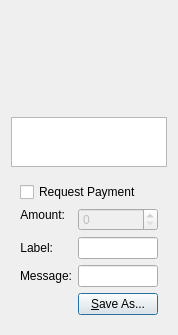
<?xml version="1.0" encoding="UTF-8"?>
<ui version="4.0">
 <class>QRCodeDialog</class>
 <widget class="QDialog" name="QRCodeDialog">
  <property name="geometry">
   <rect>
    <x>0</x>
    <y>0</y>
    <width>140</width>
    <height>130</height>
   </rect>
  </property>
  <property name="windowTitle">
   <string>QR Code Dialog</string>
  </property>
  <layout class="QVBoxLayout" name="verticalLayout_3">
   <item>
    <widget class="QLabel" name="lblQRCode">
     <property name="sizePolicy">
      <sizepolicy hsizetype="Expanding" vsizetype="Expanding">
       <horstretch>0</horstretch>
       <verstretch>0</verstretch>
      </sizepolicy>
     </property>
     <property name="minimumSize">
      <size>
       <width>100</width>
       <height>100</height>
      </size>
     </property>
     <property name="textFormat">
      <enum>Qt::PlainText</enum>
     </property>
     <property name="alignment">
      <set>Qt::AlignCenter</set>
     </property>
     <property name="wordWrap">
      <bool>true</bool>
     </property>
    </widget>
   </item>
   <item>
    <widget class="QPlainTextEdit" name="outUri">
     <property name="sizePolicy">
      <sizepolicy hsizetype="Expanding" vsizetype="Minimum">
       <horstretch>0</horstretch>
       <verstretch>0</verstretch>
      </sizepolicy>
     </property>
     <property name="minimumSize">
      <size>
       <width>0</width>
       <height>50</height>
      </size>
     </property>
     <property name="tabChangesFocus">
      <bool>true</bool>
     </property>
     <property name="textInteractionFlags">
      <set>Qt::TextSelectableByKeyboard|Qt::TextSelectableByMouse</set>
     </property>
    </widget>
   </item>
   <item>
    <widget class="QWidget" name="widget" native="true">
     <layout class="QVBoxLayout" name="verticalLayout_2">
      <item>
       <widget class="QCheckBox" name="chkReqPayment">
        <property name="enabled">
         <bool>true</bool>
        </property>
        <property name="text">
         <string>Request Payment</string>
        </property>
       </widget>
      </item>
      <item>
       <layout class="QFormLayout" name="formLayout">
        <property name="fieldGrowthPolicy">
         <enum>QFormLayout::AllNonFixedFieldsGrow</enum>
        </property>
        <item row="1" column="0">
         <widget class="QLabel" name="lblLabel">
          <property name="text">
           <string>Label:</string>
          </property>
          <property name="textFormat">
           <enum>Qt::PlainText</enum>
          </property>
          <property name="alignment">
           <set>Qt::AlignRight|Qt::AlignTrailing|Qt::AlignVCenter</set>
          </property>
          <property name="buddy">
           <cstring>lnLabel</cstring>
          </property>
         </widget>
        </item>
        <item row="1" column="1">
         <widget class="QLineEdit" name="lnLabel"/>
        </item>
        <item row="2" column="0">
         <widget class="QLabel" name="lblMessage">
          <property name="text">
           <string>Message:</string>
          </property>
          <property name="textFormat">
           <enum>Qt::PlainText</enum>
          </property>
          <property name="alignment">
           <set>Qt::AlignRight|Qt::AlignTrailing|Qt::AlignVCenter</set>
          </property>
          <property name="buddy">
           <cstring>lnMessage</cstring>
          </property>
         </widget>
        </item>
        <item row="2" column="1">
         <widget class="QLineEdit" name="lnMessage"/>
        </item>
        <item row="0" column="0">
         <widget class="QLabel" name="lblAmount">
          <property name="sizePolicy">
           <sizepolicy hsizetype="Preferred" vsizetype="Maximum">
            <horstretch>0</horstretch>
            <verstretch>0</verstretch>
           </sizepolicy>
          </property>
          <property name="text">
           <string>Amount:</string>
          </property>
          <property name="textFormat">
           <enum>Qt::PlainText</enum>
          </property>
          <property name="alignment">
           <set>Qt::AlignRight|Qt::AlignTrailing|Qt::AlignVCenter</set>
          </property>
          <property name="buddy">
           <cstring>lnReqAmount</cstring>
          </property>
         </widget>
        </item>
        <item row="0" column="1">
         <widget class="BitcoinAmountField" name="lnReqAmount">
          <property name="enabled">
           <bool>false</bool>
          </property>
          <property name="minimumSize">
           <size>
            <width>80</width>
            <height>0</height>
           </size>
          </property>
         </widget>
        </item>
       </layout>
      </item>
      <item>
       <layout class="QHBoxLayout" name="horizontalLayout">
        <item>
         <spacer name="horizontalSpacer">
          <property name="orientation">
           <enum>Qt::Horizontal</enum>
          </property>
          <property name="sizeHint" stdset="0">
           <size>
            <width>40</width>
            <height>20</height>
           </size>
          </property>
         </spacer>
        </item>
        <item>
         <widget class="QPushButton" name="btnSaveAs">
          <property name="text">
           <string>&amp;Save As...</string>
          </property>
         </widget>
        </item>
       </layout>
      </item>
     </layout>
    </widget>
   </item>
  </layout>
 </widget>
 <customwidgets>
  <customwidget>
   <class>BitcoinAmountField</class>
   <extends>QSpinBox</extends>
   <header>bitcoinamountfield.h</header>
  </customwidget>
 </customwidgets>
 <resources/>
 <connections>
  <connection>
   <sender>chkReqPayment</sender>
   <signal>clicked(bool)</signal>
   <receiver>lnReqAmount</receiver>
   <slot>setEnabled(bool)</slot>
   <hints>
    <hint type="sourcelabel">
     <x>92</x>
     <y>285</y>
    </hint>
    <hint type="destinationlabel">
     <x>98</x>
     <y>311</y>
    </hint>
   </hints>
  </connection>
 </connections>
</ui>
